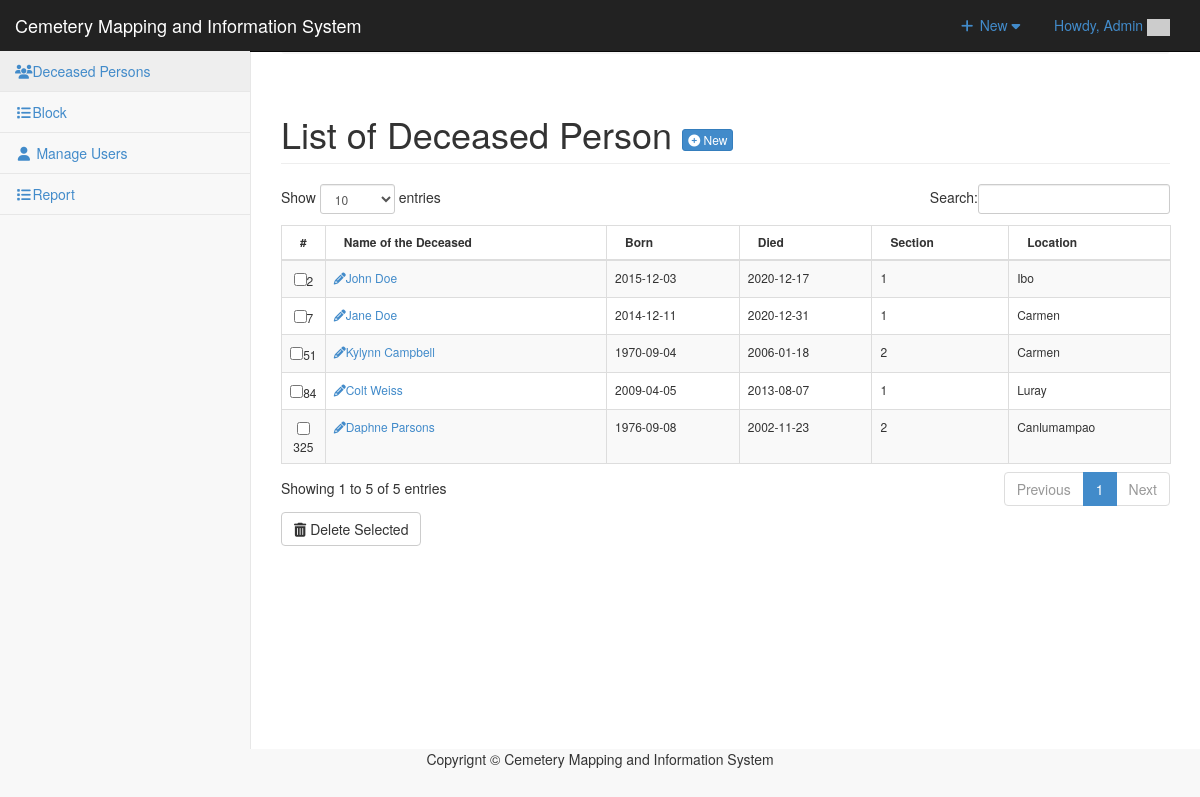
Screenshot of /admin/person/index.php (signed in) with the database file from the repository.
### tables this page shows
CREATE TABLE `tblpeople` (
  `PEOPLEID` int(11) NOT NULL,
  `FNAME` varchar(100) NOT NULL,
  `GRAVENO` int(11) NOT NULL,
  `BORNDATE` date NOT NULL,
  `DIEDDATE` date NOT NULL,
  `CATEGORIES` enum('1','2','3') NOT NULL,
  `LOCATION` enum('Poog','Luray','Dumlog','Canlumampao','Ibo','Carmen','Sangi') NOT NULL
);

### admin/person/index.php (called while the page is built, shortened)
<?php
$view = (isset($_GET['view']) && $_GET['view'] != '') ? $_GET['view'] : '';
	$title="Person";
	switch ($view) {
  	default :
	$title="Person";
	}
require_once ("../theme/templates.php");
?>

### include/database.php (called while the page is built, shortened)
<?php
class Database {
	var $sql_string = '';
	private $conn;
	public function open_connection() {
		$this->conn = mysqli_connect(server,user,pass);
		if(!$this->conn){
			echo "Problem in database connection! Contact administrator!";
			exit();
		}else{
			$db_select = mysqli_select_db($this->conn,database_name);
		}
	}
	function setQuery($sql='') {
		$this->sql_string=$sql;
	}
	function executeQuery() {
		$result = mysqli_query($this->conn,$this->sql_string);
		return $result;
	}
	private function confirm_query($result) {
		return $result;
	}
	function loadResultList( $key='' ) {
		$cur = $this->executeQuery();
		$array = array();
		while ($row = mysqli_fetch_object($cur)) {
			if ($key) {
				$array[$row->$key] = $row;
			} else {
				$array[] = $row;
			}
		}
		return $array;
	}
}
$mydb = new Database();
?>

### admin/person/list.php (the view, shortened to what this page needs)
<div class="row">
     	 <div class="col-lg-12">
          <h1 class="page-header">List of Deceased Person  <a href="index.php?view=add" class="btn btn-primary btn-xs  ">  <i class="fa fa-plus-circle fw-fa"></i> New</a>  </h1>
     		</div>
 		 </div>
	    <form action="controller.php?action=delete" Method="POST">
	    <div class="table-responsive">
		<table id="dash-table"  class="table table-striped table-bordered table-hover "  style="font-size:12px" cellspacing="0" >
		  <thead>
		  	<tr>
		  		<th>#</th>
		  		<th>Name of the Deceased</td>
		  		<th>Born</th>
		  		<th>Died</th>
		  		<th>Section</th>
		  		<th>Location</th>
		  	</tr>
		  </thead>
	  <tbody>
		  	<?php
		  		$query = "SELECT * FROM `tblpeople`";
		  		$mydb->setQuery($query);
		  		$cur = $mydb->loadResultList();
				foreach ($cur as $result) {
				$borndate =  $result->BORNDATE;
				$dieddate =  $result->DIEDDATE;
		  		echo '<tr>';
		  		echo '<td width="1%" align="center"><input type="checkbox" name="selector[]" id="selector[]" value="'.$result->PEOPLEID. '"/>'. $result->GRAVENO.'</td>';
		  				echo '<td><a title="edit" href="'.web_root.'admin/person/index.php?view=edit&id='.$result->PEOPLEID.'"><i class="fa fa-pencil "></i>'.$result->FNAME.'</a></td>';
		  		echo '<td>'. $borndate.'</td>';
		  		echo '<td>'. $dieddate.'</td>';
		  		echo '<td>'. $result->CATEGORIES.'</td>';
		  		echo '<td>'. $result->LOCATION.'</td>';
		  		echo '</tr>';
		  	}
		  	?>
		  </tbody>
		</table>
		<div class="btn-group">
		  <button type="submit" class="btn btn-default" name="delete"><i class="fa fa-trash fw-fa"></i> Delete Selected</button>
		</div>
		</div>
		</form>

### admin/theme/templates.php (shortened to what this page needs)
<!DOCTYPE html>
<html lang="en">
<head>
 <link href="<?php echo web_root; ?>admin/css/bootstrap.min.css" rel="stylesheet">
    <link href="<?php echo web_root; ?>admin/css/metisMenu.min.css" rel="stylesheet">
    <link href="<?php echo web_root; ?>admin/css/timeline.css" rel="stylesheet">
    <link href="<?php echo web_root; ?>admin/css/sb-admin-2.css" rel="stylesheet">
   <link href="<?php echo web_root; ?>admin/css/morris.css" rel="stylesheet">
    <link href="<?php echo web_root; ?>admin/font/css/font-awesome.min.css" rel="stylesheet" type="text/css">
  <link href="<?php echo web_root; ?>admin/font/font-awesome.min.css" rel="stylesheet" type="text/css">
    <link href="<?php echo web_root; ?>admin/css/dataTables.bootstrap.css" rel="stylesheet">
<link href="<?php echo web_root; ?>css/bootstrap-datetimepicker.min.css" rel="stylesheet" media="screen">
 <link href="<?php echo web_root; ?>css/datepicker.css" rel="stylesheet" media="screen">
 <link href="<?php echo web_root; ?>admin/css/costum.css" rel="stylesheet">
<link href="<?php echo web_root; ?>admin/css/ekko-lightbox.css" rel="stylesheet">
<link rel="stylesheet" href="<?php echo web_root; ?>admin/select2/select2.min.css">
</head>
<body>
   <div id="wrapper">
        <nav class="navbar navbar-inverse navbar-fixed-top  " role="navigation"  >
            <div class="navbar-header">
                 <a class="navbar-brand"  href="<?php echo web_root; ?>admin/index.php" >Cemetery Mapping and Information System</a>
            </div>
            <ul class="nav navbar-top-links navbar-right">
                 <li class="dropdown">
                    <a class="dropdown-toggle" data-toggle="dropdown" href="#">
                        <i class="fa fa-plus fa-fw"></i> New  <i class="fa fa-caret-down"></i>
                    </a>
                         </li>
                    </ul>
                <li class="dropdown">
                    <a class="dropdown-toggle" data-toggle="dropdown" href="#">
                        Howdy, <?php echo $_SESSION['U_NAME']; ?> <img title="profile image" width="23px" height="17px" src="https://ui-avatars.com/api/?name=<?php echo $_SESSION['U_NAME']; ?>background=random&color=000&rounded=true&size=32&bold=true&length=1&format=svg">
                    </a>
                </li>
            <div class="navbar-default sidebar" role="navigation">
                <div class="sidebar-nav navbar-collapse">
                    <ul class="nav" id="side-menu">
                       <li>
                             <a href="<?php echo web_root; ?>admin/person/index.php"><i class="fa fa-users fa-fw"></i>Deceased Persons </a>
                        </li>
                        <li>
                             <a href="<?php echo web_root; ?>admin/category/index.php"><i class="fa fa-list fa-fw"></i>Block </a>
                        </li>
                        <?php if ($_SESSION['U_ROLE']=='Administrator') {
                        ?>
                          <li>
                            <a href="<?php echo web_root; ?>admin/user/index.php" ><i class="fa fa-user fa-fw"></i> Manage Users </a>
                        </li>
                         <li>
                             <a href="<?php echo web_root; ?>admin/report/index.php" ><i class="fa fa-list fa-fw"></i>Report</a>
                        </li>
                 <?php }  ?>
                    </ul>
                </div>
            </div>
        </nav>
  <div id="page-wrapper">
            <div class="row" >
                <div class="col-lg-12" style="margin-top: 2%">
                    <?php
                    if ($title<>'Administrator Panel'){
                       echo   '
                    <p class="breadcrumb" >  <a href="'. web_root.'admin/index.php" title="Administrator Panel" >Administrator Panel</a>  /
                        <a href="index.php" title="'. $title.'" >'. $title.'</a>
                        '.(isset($header) ? ' / '. $header : '') .'   </p>'  ;
                    } ?>
                  <?php require_once $content; ?>
                </div>
            </div>
        </div>
    </div>
</body>
<footer><div style="text-align: center;">Copyrignt &copy; Cemetery Mapping and Information System</div></footer>
</html>

### admin/css/sb-admin-2.css (style rules this page uses)
body { background-color: #f8f8f8; }
#wrapper { width: 100%; }
#page-wrapper { padding: 0 15px; min-height: 568px; background-color: #fff; }
@media (min-width:768px) { #page-wrapper { position: inherit; margin: 0 0 0 250px; padding: 0 30px; border-left: 1px solid #e7e7e7; } }
.navbar-top-links { margin-right: 0; }
.navbar-top-links li { display: inline-block; }
.navbar-top-links li:last-child { margin-right: 15px; }
.navbar-top-links li a { padding: 15px; min-height: 50px; }
.sidebar .sidebar-nav.navbar-collapse { padding-right: 0; padding-left: 0; }
.sidebar ul li { border-bottom: 1px solid #e7e7e7; }
.sidebar ul li a.active { background-color: #eee; }
@media (min-width:768px) { .sidebar { z-index: 1; position: absolute; width: 250px; margin-top: 51px; } }

### rows the page displays
tblpeople: GRAVENO "2", FNAME "John Doe", BORNDATE "2015-12-03", DIEDDATE "2020-12-17", CATEGORIES "1", LOCATION "Ibo"
tblpeople: GRAVENO "7", FNAME "Jane Doe", BORNDATE "2014-12-11", DIEDDATE "2020-12-31", CATEGORIES "1", LOCATION "Carmen"
tblpeople: GRAVENO "51", FNAME "Kylynn Campbell", BORNDATE "1970-09-04", DIEDDATE "2006-01-18", CATEGORIES "2", LOCATION "Carmen"
tblpeople: GRAVENO "84", FNAME "Colt Weiss", BORNDATE "2009-04-05", DIEDDATE "2013-08-07", CATEGORIES "1", LOCATION "Luray"
tblpeople: GRAVENO "325", FNAME "Daphne Parsons", BORNDATE "1976-09-08", DIEDDATE "2002-11-23", CATEGORIES "2", LOCATION "Canlumampao"

### other values shown
$_SESSION['U_NAME'] "Admin"
